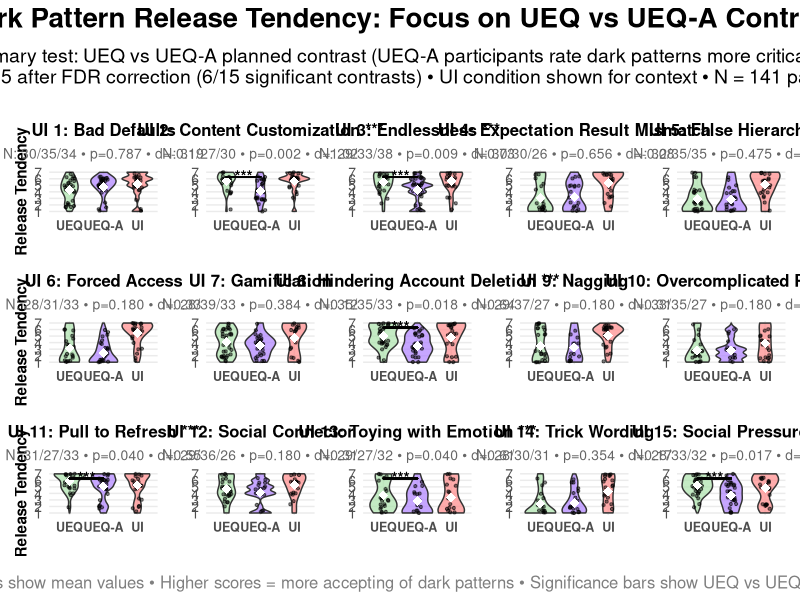

Recreate this plot in R.
# CORRECTED: Three-Condition Dark Pattern Tendency Violin Plot with FDR Corrected Results
# Based on the successful create_fdr_corrected_plot.R structure
# Three conditions: UI vs UEQ vs UEQ-A
# UPDATED: UI/UEQ/UEQ-A naming with consistent colors and CORRECT pattern order

library(dplyr)
library(ggplot2)
library(patchwork)

cat("=== CREATING THREE-CONDITION DARK PATTERN TENDENCY VIOLIN PLOT (FDR CORRECTED) ===\n")

# CORRECTED pattern order (fixed last 5)
interface_patterns <- data.frame(
  interface = paste0("ui", sprintf("%03d", 1:15)),
  pattern_name = c(
    "Bad Defaults",           # UI 1
    "Content Customization",  # UI 2 
    "Endlessness",           # UI 3
    "Expectation Result Mismatch", # UI 4
    "False Hierarchy",       # UI 5
    "Forced Access",         # UI 6
    "Gamification",          # UI 7
    "Hindering Account Deletion", # UI 8
    "Nagging",               # UI 9
    "Overcomplicated Process", # UI 10
    "Pull to Refresh",       # UI 11
    "Social Connector",      # UI 12
    "Toying with Emotion",   # UI 13 - CORRECTED
    "Trick Wording",         # UI 14 - CORRECTED  
    "Social Pressure"        # UI 15 - CORRECTED
  )
)

# Load the FDR-corrected ANOVA results
results_data <- read.csv("results/three_condition_anova_results.csv")
cat("Loaded ANOVA results for", nrow(results_data), "interfaces\n")

# Add pattern names to results
results_data <- results_data %>%
  left_join(interface_patterns, by = c("interface" = "interface"))

# Load the three-condition interface data for plotting
interface_data <- read.csv("results/three_condition_interface_data.csv")
cat("Loaded interface data:", nrow(interface_data), "evaluations from", 
    length(unique(interface_data$ResponseId)), "participants\n")

# Update condition names
interface_data$condition_new <- case_when(
  interface_data$condition == "RAW" ~ "UI",
  interface_data$condition == "UEQ" ~ "UEQ", 
  interface_data$condition == "UEQ+Autonomy" ~ "UEQ-A",
  TRUE ~ interface_data$condition
)

# Check which interfaces have significant FDR-corrected planned contrast results (UEQ vs UEQ-A)
sig_interfaces <- results_data %>%
  filter(ueq_autonomy_tend_p_fdr < 0.05) %>%
  pull(interface)

cat("Significant interfaces after FDR correction (UEQ vs UEQ-A planned contrast):", length(sig_interfaces), "\n")
if(length(sig_interfaces) > 0) {
  sig_names <- results_data %>%
    filter(interface %in% sig_interfaces) %>%
    select(interface, pattern_name, ueq_autonomy_tend_p_fdr, ueq_autonomy_tend_d)
  print(sig_names)
}

# Create individual interface plot function for three conditions
create_interface_plot <- function(ui_num) {
  
  # Get interface data
  ui_data <- interface_data %>%
    filter(interface == paste0("ui", sprintf("%03d", ui_num)), !is.na(tendency))
  
  if(nrow(ui_data) == 0) {
    return(NULL)
  }
  
  # Get results for this interface
  ui_results <- results_data %>%
    filter(interface == paste0("ui", sprintf("%03d", ui_num)))
  
  pattern_name <- ui_results$pattern_name
  p_fdr <- ui_results$ueq_autonomy_tend_p_fdr  # Using planned contrast p-value
  cohens_d <- ui_results$ueq_autonomy_tend_d   # Effect size for UEQ vs UEQ-A
  
  # Determine if significant (FDR corrected planned contrast)
  is_significant <- p_fdr < 0.05
  
  # Create title with significance indicator
  title_text <- paste0("UI ", ui_num, ": ", pattern_name)
  if(is_significant) {
    title_text <- paste0(title_text, " ***")
  }
  
  # Get sample sizes
  n_ueq <- ui_results$n_ueq
  n_autonomy <- ui_results$n_autonomy
  n_raw <- ui_results$n_raw
  
  # Set condition order and labels with new naming
  ui_data$condition_f <- factor(ui_data$condition_new, 
                               levels = c("UEQ", "UEQ-A", "UI"),
                               labels = c("UEQ", "UEQ-A", "UI"))
  
  # Create the plot with violin plots and updated colors
  p <- ggplot(ui_data, aes(x = condition_f, y = tendency, fill = condition_f)) +
    geom_violin(alpha = 0.7, trim = FALSE) +
    geom_jitter(width = 0.15, alpha = 0.5, size = 0.8) +
    stat_summary(fun = mean, geom = "point", shape = 18, size = 3, color = "white") +
    scale_fill_manual(values = c("UI" = "#FF8888", "UEQ" = "#ABE2AB", "UEQ-A" = "#AE80FF")) +
    labs(
      title = title_text,
      x = "",  # Remove x-axis label to reduce repetition
      y = if(ui_num %in% c(1, 6, 11)) "Release Tendency" else "",  # Only show y-label on left column
      subtitle = paste0("N: ", n_raw, "/", n_ueq, "/", n_autonomy, " • p=", sprintf("%.3f", p_fdr), " • d=", sprintf("%.2f", cohens_d))
    ) +
    theme_minimal() +
    theme(
      legend.position = "none",
      plot.title = element_text(size = 12, face = "bold", hjust = 0.5),
      plot.subtitle = element_text(size = 10, hjust = 0.5, color = "gray40"),
      axis.title = element_text(size = 11, face = "bold"),
      axis.text = element_text(size = 10),
      axis.text.x = element_text(size = 9, face = "bold"),
      panel.grid.minor = element_blank(),
      plot.margin = margin(t = 10, r = 5, b = 5, l = 5)
    ) +
    scale_y_continuous(limits = c(1, 7), breaks = 1:7) +
    scale_x_discrete()
  
  # Add significance annotation for planned contrast (UEQ vs UEQ-A)
  if(is_significant) {
    # Add significance line between UEQ and UEQ-A
    p <- p + 
      # Significance line
      geom_segment(aes(x = 1, xend = 2, y = 6.3, yend = 6.3), 
                   color = "black", linewidth = 0.5, inherit.aes = FALSE) +
      geom_segment(aes(x = 1, xend = 1, y = 6.25, yend = 6.3), 
                   color = "black", linewidth = 0.5, inherit.aes = FALSE) +
      geom_segment(aes(x = 2, xend = 2, y = 6.25, yend = 6.3), 
                   color = "black", linewidth = 0.5, inherit.aes = FALSE) +
      # Significance stars
      annotate("text", x = 1.5, y = 6.4, label = "***", color = "black", size = 4, fontface = "bold")
  }
  
  return(p)
}

# Create plots for all interfaces
cat("\nCreating individual plots...\n")

tendency_plots <- list()
for(ui_num in 1:15) {
  plot <- create_interface_plot(ui_num)
  if(!is.null(plot)) {
    tendency_plots[[paste0("ui", ui_num)]] <- plot
  }
}

# Combine plots
if(length(tendency_plots) > 0) {
  
  # Create directory if it doesn't exist
  if(!dir.exists("plots")) {
    dir.create("plots")
  }
  
  tendency_grid <- wrap_plots(tendency_plots, ncol = 5, nrow = 3)
  
  # Count significant results
  n_sig_fdr <- sum(results_data$ueq_autonomy_tend_p_fdr < 0.05, na.rm = TRUE)
  n_total <- nrow(results_data)
  
  tendency_final <- tendency_grid + 
    plot_annotation(
      title = "Dark Pattern Release Tendency: Focus on UEQ vs UEQ-A Contrast",
      subtitle = paste0("Primary test: UEQ vs UEQ-A planned contrast (UEQ-A participants rate dark patterns more critically)\n",
                       "*** p < 0.05 after FDR correction (", n_sig_fdr, "/", n_total, " significant contrasts) • ",
                       "UI condition shown for context • N = ", length(unique(interface_data$ResponseId)), " participants"),
      caption = "White diamonds show mean values • Higher scores = more accepting of dark patterns • Significance bars show UEQ vs UEQ-A contrast only",
      theme = theme(
        plot.title = element_text(size = 20, face = "bold", hjust = 0.5, margin = margin(b = 10)),
        plot.subtitle = element_text(size = 14, hjust = 0.5, margin = margin(b = 15)),
        plot.caption = element_text(size = 12, hjust = 0.5, color = "gray50", margin = margin(t = 10))
      )
    )
  
  # Save the plot
  filename <- "plots/three_condition_tendency_violin_fdr_corrected.png"
  ggsave(filename, plot = tendency_final, width = 24, height = 14, dpi = 300)
  
  cat("✓ Plot saved with CORRECTED pattern order:", filename, "\n")
  cat("✓ Significant interfaces (FDR corrected planned contrasts):", n_sig_fdr, "out of", n_total, "\n")
  
  # List significant interfaces
  if(n_sig_fdr > 0) {
    cat("\nSignificant interfaces (UEQ vs UEQ-A planned contrast):\n")
    sig_summary <- results_data %>%
      filter(ueq_autonomy_tend_p_fdr < 0.05) %>%
      select(interface, pattern_name, ueq_autonomy_tend_p_fdr, ueq_autonomy_tend_d) %>%
      arrange(ueq_autonomy_tend_p_fdr)
    
    for(i in seq_len(nrow(sig_summary))) {
      cat(sprintf("• UI %s (%s): p=%.4f, d=%.2f\n", 
                  gsub("ui0*", "", sig_summary$interface[i]), 
                  sig_summary$pattern_name[i],
                  sig_summary$ueq_autonomy_tend_p_fdr[i],
                  sig_summary$ueq_autonomy_tend_d[i]))
    }
  }
  
} else {
  cat("✗ No plots created - no valid data found\n")
}
